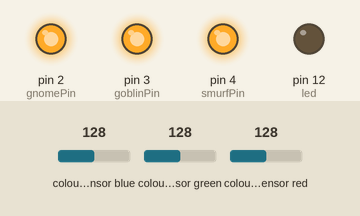
Recording of a sketch running on a simulated Arduino Uno, built with avr-gcc and run on an emulated ATmega328P. Parts: output pins drawn as LEDs (lit = HIGH). Wiring (inferred from the names in the program): TCS3200 colour sensor: output pin 13; S2 pin 10; S3 pin 11; S0 pin 8; S1 pin 9. The test bench sets the inputs (shaded band); at power-on: colour sensor blue 128, colour sensor green 128, colour sensor red 128. Pins used as bus, display or sensor lines are not drawn; what the sketch prints to the serial monitor is not drawn.

Above: at 0.1 s.
Timing chart, 0 to 1.6 s (numbered marks = the images above):
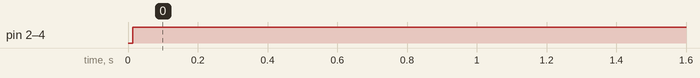

The sketch:

LibrarySensor.ino
```cpp
#include <Arduino.h>
#include "LibrarySensor.hpp"
colourSensor cs;

void setup() {
  Serial.begin(9600);
  cs.begin();
}

void setRGB(int red, int green, int blue) {
  analogWrite(2, red);   // Gnome pin
  analogWrite(3, green); // Goblin pin
  analogWrite(4, blue);  // Smurf pin
}

// Test function
void testSensor(int red, int green, int blue){
  String testOne   = red   >=0 && red   <= 255 ? "Succesfull" : "Failed";
  String testTwo   = green >=0 && green <= 255 ? "Succesfull" : "Failed";
  String testThree = blue  >=0 && blue  <= 255 ? "Succesfull" : "Failed";

  String testResult = "One:" + testOne + "Two:" + testTwo + "Three:" + testThree;
  Serial.println(testResult);
}

void loop() {
  int redTime   = cs.gnomePercentage();
  int greenTime = cs.goblinPercentage();
  int blueTime  = cs.smurfPercentage();

  int minimum = 100;  // Great amount;
  int maximum = 1000; // Limited amount;

  int red   = map(redTime, minimum, maximum, 255, 0);
  red   = constrain(red, 0, 255);
  int green = map(greenTime, minimum, maximum, 255, 0);
  green = constrain(green, 0, 255);
  int blue  = map(blueTime, minimum, maximum, 255, 0);
  blue  = constrain(blue, 0, 255);

  Serial.print("Red:\t");
  Serial.print(red);
  Serial.print("\tGreen:\t");
  Serial.print(green);
  Serial.print("\tBlue:\t");
  Serial.println(blue);

  // Recall test function
  testSensor(red, green, blue);

  setRGB(red, green, blue);
  delay(5000);
}
```

LibrarySensor.cpp
```cpp
#include <Arduino.h>
#include "LibrarySensor.hpp"

void colourSensor::begin() {
  pinMode(gnomePin, OUTPUT);
  pinMode(goblinPin, OUTPUT);
  pinMode(smurfPin, OUTPUT);
  pinMode(s0, OUTPUT);
  pinMode(s1, OUTPUT);
  pinMode(s2, OUTPUT);
  pinMode(s3, OUTPUT);
  pinMode(led, OUTPUT);
  pinMode(out, INPUT);

  // Signal Rate 0%, 2%, 20%, [100%];
  digitalWrite(s0, HIGH);
  digitalWrite(s1, LOW);
}

int colourSensor::gnomePercentage() {
  digitalWrite(s2, LOW);
  digitalWrite(s3, LOW);
  // Longer result means less colour and vice versa;
  return pulseIn(out, LOW);
}

int colourSensor::goblinPercentage() {
  digitalWrite(s2, HIGH);
  digitalWrite(s3, HIGH);
  // Longer result means less colour and vice versa;
  return pulseIn(out, LOW);
}

int colourSensor::smurfPercentage() {
  digitalWrite(s2, LOW);
  digitalWrite(s3, HIGH);
  // Longer result means less colour and vice versa;
  return pulseIn(out, LOW);
}
```

LibrarySensor.hpp
```cpp
/** @file colourSensor.hpp
*   @brief Class for the Colour Sensor interface.
*
*   This file contains code for the colourSensor class, which reads
*   RGB values from a colour sensor and outputs red (gnome), green
*   (goblin), and blue (smurf). These values will be send to the
*   RGB LED, so lights up the colour you feed the sensor.
*
*   @author Aimée Bloemendal
*   @bug No known bugs.
*/

#ifndef LIBRARY_SENSOR_HPP
#define LIBRARY_SENSOR_HPP

/** @class colourSensor
*   @brief Class to read the RGB vlaues from a colour snesor.
*
*   This class shows the hardware details for the colour
*   sensor with an interface. It retrieves the RGB values,
*   which are needed for the RGB LED.
*/

class colourSensor {
private:
  int gnomePin  = 2;  /** Output pin for red percentage.*/
  int goblinPin = 3;  /** Output pin for green percentage.*/
  int smurfPin  = 4;  /** Output pin for blue percentage.*/
  const int s0  = 8;  /** Control pin for the signal rate.*/
  const int s1  = 9;  /** Control pin for the signal rate.*/
  const int s2  = 10; /** Control pin for measuring colour types.*/
  const int s3  = 11; /** Control pin for measuring colour types.*/
  const int led = 12; /** Control pin for measuring colour types.*/
  const int out = 13; /** Output pin output frequectie.*/

public:
  /** @brief The colour sensor hardware pins.
  *
  *   This function sets up all the necessary pins and preperations,
  *   in order to read the colour values.
  *
  *   @return Void.
  */
  void begin();

  /** @brief Returns the red amount of detected colour.
  *
  * Reads the sensor and calculates the red intensity of the
  * current colour it is reading.
  *
  * @return Red intensity as a number between c.a. 100-1000
  */
  int gnomePercentage();

  /** @brief Returns the green amount of detected colour.
  *
  * Reads the sensor and calculates the green intensity of the
  * current colour it is reading.
  *
  * @return Green intensity as a number between c.a. 100-1000
  */
  int goblinPercentage();

  /** @brief Returns the blue amount of detected colour.
  *
  * Reads the sensor and calculates the blue intensity of the
  * current colour it is reading.
  *
  * @return Blue intensity as a number between c.a. 100-1000
  */
  int smurfPercentage();
};

#endif /* LIBRARY_SENSOR_HPP*/
```

Measured:
- by itself, pin 2 (gnomePin), pin 3 (goblinPin), pin 4 (smurfPin): LOW → HIGH at 0.01 s
